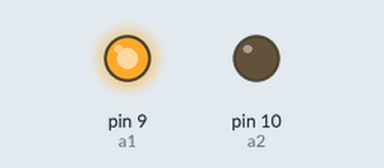
This sketch was run on a simulated Arduino Uno, built with avr-gcc and run on an emulated ATmega328P. Shown: output pins drawn as LEDs (lit = HIGH).

Above: at 12.8 s.
At 26.5 s:
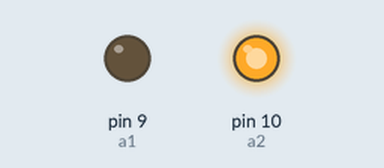
Timing chart, 0 to 40.0 s (numbered marks = the images above):
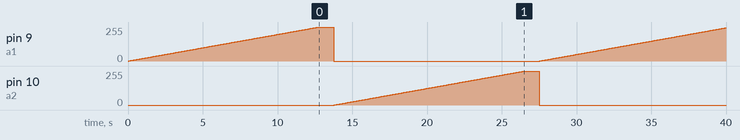

Measured:
- by itself, pin 10 (a2): rises from 0/255 to 254/255 in 12.7 s, then falls to 0/255 in 1.1 s

The sketch:

TestPWM.ino
```cpp
const int a1 = 9;
const int a2 = 10;

void setup() {
  pinMode(a1, OUTPUT);
  pinMode(a2, OUTPUT);

}

void loop() {
  digitalWrite(a2, LOW);

  for (int i = 0; i < 255; i++) {
    analogWrite(a1, i);
    delay(50);
  }
  delay(1000);


  digitalWrite(a1, LOW);

  for (int i = 0; i < 255; i++) {
    analogWrite(a2, i);
    delay(50);
  }
  delay(1000);


}
```
